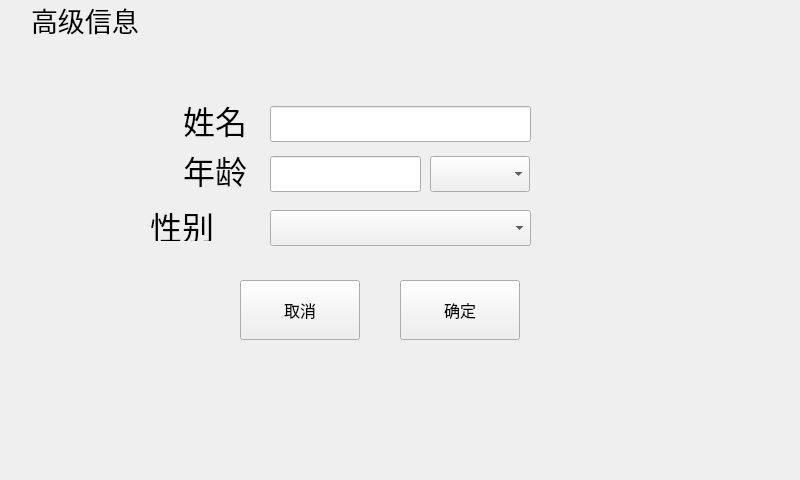
<?xml version="1.0" encoding="UTF-8"?>
<ui version="4.0">
 <class>Detail_from</class>
 <widget class="QWidget" name="Detail_from">
  <property name="windowModality">
   <enum>Qt::NonModal</enum>
  </property>
  <property name="geometry">
   <rect>
    <x>0</x>
    <y>0</y>
    <width>800</width>
    <height>480</height>
   </rect>
  </property>
  <property name="windowTitle">
   <string/>
  </property>
  <property name="windowIcon">
   <iconset resource="rc.qrc">
    <normaloff>:/image/info.png</normaloff>:/image/info.png</iconset>
  </property>
  <widget class="QLineEdit" name="lineEdit_age_numkeyboard">
   <property name="geometry">
    <rect>
     <x>270</x>
     <y>156</y>
     <width>151</width>
     <height>36</height>
    </rect>
   </property>
   <property name="focusPolicy">
    <enum>Qt::ClickFocus</enum>
   </property>
   <property name="text">
    <string/>
   </property>
  </widget>
  <widget class="QPushButton" name="cancelButton">
   <property name="geometry">
    <rect>
     <x>240</x>
     <y>280</y>
     <width>120</width>
     <height>60</height>
    </rect>
   </property>
   <property name="font">
    <font>
     <pointsize>12</pointsize>
    </font>
   </property>
   <property name="text">
    <string>取消</string>
   </property>
  </widget>
  <widget class="QLabel" name="label">
   <property name="geometry">
    <rect>
     <x>183</x>
     <y>101</y>
     <width>81</width>
     <height>37</height>
    </rect>
   </property>
   <property name="font">
    <font>
     <pointsize>24</pointsize>
    </font>
   </property>
   <property name="layoutDirection">
    <enum>Qt::RightToLeft</enum>
   </property>
   <property name="text">
    <string>姓名</string>
   </property>
  </widget>
  <widget class="QPushButton" name="enterButton">
   <property name="geometry">
    <rect>
     <x>400</x>
     <y>280</y>
     <width>120</width>
     <height>60</height>
    </rect>
   </property>
   <property name="font">
    <font>
     <pointsize>12</pointsize>
    </font>
   </property>
   <property name="text">
    <string>确定</string>
   </property>
  </widget>
  <widget class="QLineEdit" name="lineEdit_pname">
   <property name="geometry">
    <rect>
     <x>270</x>
     <y>106</y>
     <width>261</width>
     <height>36</height>
    </rect>
   </property>
   <property name="focusPolicy">
    <enum>Qt::ClickFocus</enum>
   </property>
   <property name="text">
    <string/>
   </property>
  </widget>
  <widget class="QLabel" name="label_2">
   <property name="geometry">
    <rect>
     <x>183</x>
     <y>151</y>
     <width>81</width>
     <height>37</height>
    </rect>
   </property>
   <property name="font">
    <font>
     <pointsize>24</pointsize>
    </font>
   </property>
   <property name="layoutDirection">
    <enum>Qt::RightToLeft</enum>
   </property>
   <property name="text">
    <string>年龄</string>
   </property>
  </widget>
  <widget class="QComboBox" name="comboBox_sex">
   <property name="geometry">
    <rect>
     <x>270</x>
     <y>210</y>
     <width>261</width>
     <height>36</height>
    </rect>
   </property>
   <item>
    <property name="text">
     <string/>
    </property>
   </item>
   <item>
    <property name="text">
     <string>男</string>
    </property>
   </item>
   <item>
    <property name="text">
     <string>女</string>
    </property>
   </item>
  </widget>
  <widget class="QLabel" name="label_3">
   <property name="geometry">
    <rect>
     <x>150</x>
     <y>210</y>
     <width>111</width>
     <height>31</height>
    </rect>
   </property>
   <property name="font">
    <font>
     <pointsize>24</pointsize>
    </font>
   </property>
   <property name="layoutDirection">
    <enum>Qt::RightToLeft</enum>
   </property>
   <property name="text">
    <string>性别</string>
   </property>
  </widget>
  <widget class="QWidget" name="widget_title" native="true">
   <property name="geometry">
    <rect>
     <x>0</x>
     <y>0</y>
     <width>801</width>
     <height>40</height>
    </rect>
   </property>
   <property name="sizePolicy">
    <sizepolicy hsizetype="Preferred" vsizetype="Fixed">
     <horstretch>0</horstretch>
     <verstretch>0</verstretch>
    </sizepolicy>
   </property>
   <property name="minimumSize">
    <size>
     <width>100</width>
     <height>28</height>
    </size>
   </property>
   <property name="font">
    <font>
     <pointsize>20</pointsize>
    </font>
   </property>
   <layout class="QHBoxLayout" name="horizontalLayout_2">
    <property name="spacing">
     <number>0</number>
    </property>
    <property name="margin">
     <number>0</number>
    </property>
    <item>
     <widget class="QLabel" name="lab_Ico">
      <property name="sizePolicy">
       <sizepolicy hsizetype="Minimum" vsizetype="Preferred">
        <horstretch>0</horstretch>
        <verstretch>0</verstretch>
       </sizepolicy>
      </property>
      <property name="minimumSize">
       <size>
        <width>31</width>
        <height>0</height>
       </size>
      </property>
      <property name="text">
       <string/>
      </property>
      <property name="alignment">
       <set>Qt::AlignCenter</set>
      </property>
     </widget>
    </item>
    <item>
     <widget class="QLabel" name="lab_Title">
      <property name="sizePolicy">
       <sizepolicy hsizetype="Expanding" vsizetype="Preferred">
        <horstretch>0</horstretch>
        <verstretch>0</verstretch>
       </sizepolicy>
      </property>
      <property name="font">
       <font>
        <family>微软雅黑</family>
        <pointsize>10</pointsize>
        <weight>50</weight>
        <italic>false</italic>
        <bold>false</bold>
       </font>
      </property>
      <property name="styleSheet">
       <string notr="true">font: 10pt &quot;微软雅黑&quot;;</string>
      </property>
      <property name="text">
       <string>&lt;!DOCTYPE HTML PUBLIC &quot;-//W3C//DTD HTML 4.0//EN&quot; &quot;http://www.w3.org/TR/REC-html40/strict.dtd&quot;&gt;
&lt;html&gt;&lt;head&gt;&lt;meta name=&quot;qrichtext&quot; content=&quot;1&quot; /&gt;&lt;style type=&quot;text/css&quot;&gt;
p, li { white-space: pre-wrap; }
&lt;/style&gt;&lt;/head&gt;&lt;body style=&quot; font-family:'微软雅黑'; font-size:10pt; font-weight:400; font-style:normal;&quot;&gt;
&lt;table border=&quot;0&quot; style=&quot;-qt-table-type: root; margin-top:4px; margin-bottom:4px; margin-left:4px; margin-right:4px;&quot;&gt;
&lt;tr&gt;
&lt;td style=&quot;border: none;&quot;&gt;
&lt;p style=&quot; margin-top:0px; margin-bottom:0px; margin-left:0px; margin-right:0px; -qt-block-indent:0; text-indent:0px;&quot;&gt;&lt;span style=&quot; font-size:20pt;&quot;&gt;高级信息&lt;/span&gt;&lt;/p&gt;&lt;/td&gt;&lt;/tr&gt;&lt;/table&gt;&lt;/body&gt;&lt;/html&gt;</string>
      </property>
      <property name="alignment">
       <set>Qt::AlignLeading|Qt::AlignLeft|Qt::AlignVCenter</set>
      </property>
     </widget>
    </item>
    <item>
     <widget class="QWidget" name="widget_menu" native="true">
      <property name="sizePolicy">
       <sizepolicy hsizetype="Minimum" vsizetype="Preferred">
        <horstretch>0</horstretch>
        <verstretch>0</verstretch>
       </sizepolicy>
      </property>
      <layout class="QHBoxLayout" name="horizontalLayout_3">
       <property name="spacing">
        <number>0</number>
       </property>
       <property name="margin">
        <number>0</number>
       </property>
      </layout>
     </widget>
    </item>
   </layout>
  </widget>
  <widget class="QComboBox" name="comboBox_age_unit">
   <property name="geometry">
    <rect>
     <x>430</x>
     <y>156</y>
     <width>100</width>
     <height>36</height>
    </rect>
   </property>
  </widget>
 </widget>
 <resources>
  <include location="rc.qrc"/>
 </resources>
 <connections/>
</ui>
